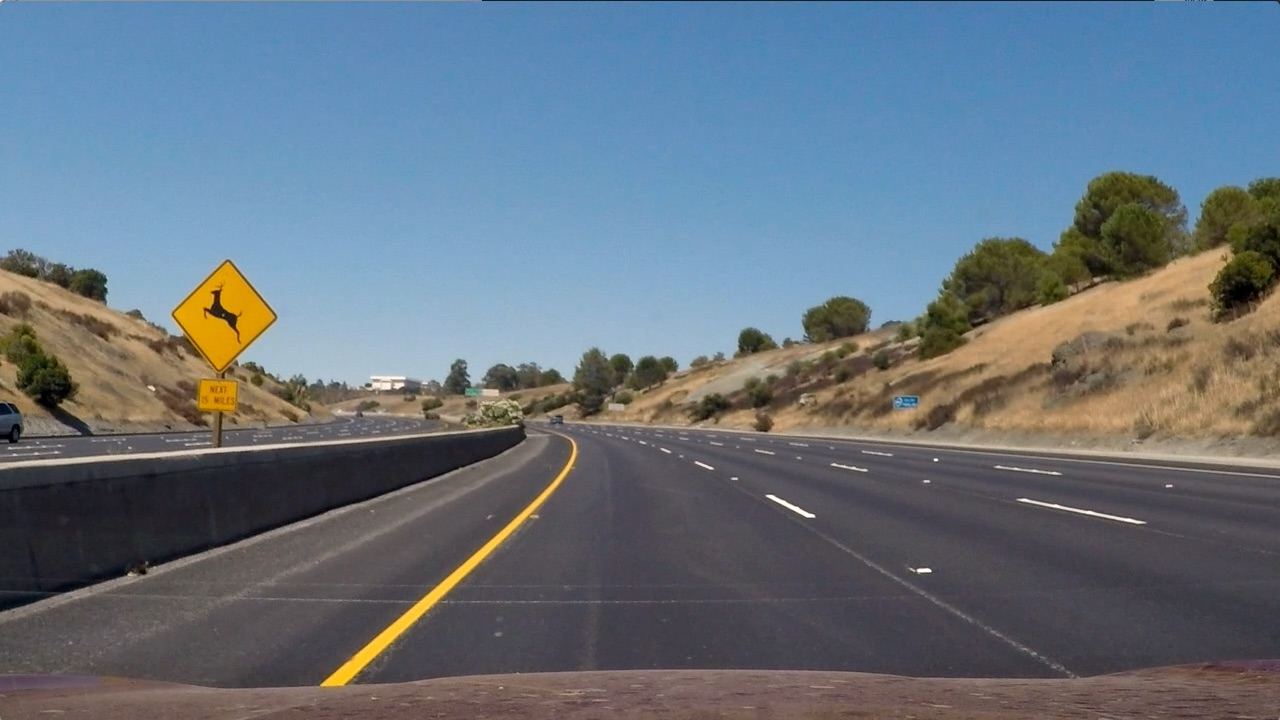
#> input picture Advanced-lane-detection/test_images/test2.jpg, 1280 x 720 px
$ jupyter execute --allow-errors Advanced-lane-detection.ipynb   (shell and % lines are left out)   (older library calls are emulated)
#> lines starting #> are read from the running program, lines starting #| are printed output that depends on the picture; after the words box and inside, x2 and y2 are one past the last pixel; in counts of white or black regions, pixels touching at a corner belong together
<h1>Advanced lane detection exploration steps:</h1>

* Obtain correction matrix for lense distortion

* Convert images to HLS format and extract S channel data

* Get bird eye view of lanes

* Apply sobel filters to get edge detection

* Apply thresholds in differential output - i.e. threshold against magnitude and direction

* Use histogram data to detect left and right lanes and draw 2nd order polynomial line

* Find centrepoint of polynomial line

* Augment data with line data

[cell 1]
#STEP 1: Obtain correction matrix for lense detection,
# Code taken from https://github.com/udacity/CarND-Advanced-Lane-Lines/examples
import matplotlib.pyplot as plt
import matplotlib.image as mpimg
import numpy as np
import cv2

from IPython.display import Image
from IPython.display import display
import math
import glob
import pickle


def corner_details():
    # prepare object points, like (0,0,0), (1,0,0), (2,0,0) ....,(6,5,0)
    objp = np.zeros((6*9,3), np.float32)
    objp[:,:2] = np.mgrid[0:9,0:6].T.reshape(-1,2)

    # Arrays to store object points and image points from all the images.
    objpoints = [] # 3d points in real world space
    imgpoints = [] # 2d points in image plane.

    # Make a list of calibration images
    images = glob.glob('camera_cal/calibration*.jpg')
    gray = ''
    # Step through the list and search for chessboard corners
    for fname in images:
        img = cv2.imread(fname)
        gray = cv2.cvtColor(img,cv2.COLOR_BGR2GRAY)

        # Find the chessboard corners
        ret, corners = cv2.findChessboardCorners(gray, (9,6),None)

        # If found, add object points, image points
        if ret == True:
            objpoints.append(objp)
            imgpoints.append(corners)

    ret, mtx, dist, rvecs, tvecs = cv2.calibrateCamera(objpoints, imgpoints, gray.shape[::-1],None,None)

    # Save the camera calibration result for later use (we won't worry about rvecs / tvecs)
    dist_pickle = {}
    dist_pickle["mtx"] = mtx
    dist_pickle["dist"] = dist
    pickle.dump(dist_pickle, open( "camera_calibration_result.p", "wb" ))

def cal_undistort(img, mtx, dist):
    # Use cv2.calibrateCamera and cv2.undistort()
    undist = cv2.undistort(img, mtx, dist, None, mtx)
    return undist

[cell 2]
with open("camera_calibration_result.p", mode='rb') as f:
#> (reads Advanced-lane-detection/camera_calibration_result.p from the repository)
    camera_calib = pickle.load(f)
mtx = camera_calib["mtx"]
dist = camera_calib["dist"]

[cell 3]
#Undistort test image
# Test undistortion on an image
img = cv2.imread('camera_cal/calibration3.jpg')

#> (the rest of this cell did not finish here and is left out)

[cell 4]
#Applying function to test images
img = cv2.imread('test_images/test2.jpg')
#> img is the input picture: shape (720, 1280, 3); mean B, G, R 125.5, 114.6, 102.8

img = cv2.cvtColor(img,cv2.COLOR_BGR2RGB)

dst = cal_undistort(img, mtx, dist)
# Visualize undistortion
#> (the rest of this cell did not finish here and is left out)

[cell 5]
# Define a function that takes an image, number of x and y points,
# camera matrix and distortion coefficients

def corners_unwarp_birds_eye_view(img, mtx, dist):
    # Use the OpenCV undistort() function to remove distortion
    src = np.float32(
    [[120, 720],
     [550, 470],
     [700, 470],
     [1160, 720]])

    dst = np.float32(
    [[200,720],
     [200,0],
     [1080,0],
     [1080,720]])

    undist = cal_undistort(img, mtx, dist)
    # Convert undistorted image to grayscale
    gray = img
    if len(np.asarray(img))==2:
        gray = cv2.cvtColor(undist, cv2.COLOR_BGR2GRAY)

    img_size = gray.shape

    # Given src and dst points, calculate the perspective transform matrix
    M = cv2.getPerspectiveTransform(src, dst)

    # Warp the image using OpenCV warpPerspective()
    warped = cv2.warpPerspective(undist, M, (img_size[1], img_size[0]), flags=cv2.INTER_LINEAR)
    # Return the resulting image
    return warped

[cell 6]
#Example of perpective transform:
#Applying function to test images
src = np.float32(
    [[120, 720],
     [550, 470],
     [700, 470],
     [1160, 720]])

dst = np.float32(
    [[200,720],
     [200,0],
     [1080,0],
     [1080,720]])

img = cv2.imread('test_images/test2.jpg')

img = cv2.cvtColor(img,cv2.COLOR_BGR2RGB)

dst = corners_unwarp_birds_eye_view(img, mtx, dist)
# Visualize undistortion
#> (the rest of this cell did not finish here and is left out)

[cell 7]
#Image filters
def abs_sobel_thresh(img, orient='x', sobel_kernel=3, thresh=(0,255)):
    #Convert to grayscale if given gray scale image
    gray = img
    if len(img.shape) ==3:
        gray = cv2.cvtColor(img, cv2.COLOR_BGR2GRAY)

    #plt.imshow(gray)
    # Apply x or y gradient with the OpenCV Sobel() function
    # and take the absolute value
    if orient == 'x':
        abs_sobel = np.absolute(cv2.Sobel(gray, cv2.CV_64F, 1, 0, ksize=sobel_kernel))
    if orient == 'y':
        abs_sobel = np.absolute(cv2.Sobel(gray, cv2.CV_64F, 0, 1, ksize=sobel_kernel))

    abs_sobel = np.absolute(abs_sobel)
    abs_sobel = np.uint8(255*abs_sobel/np.max(abs_sobel))

    binary_output = np.zeros_like(abs_sobel)
    # Inclusive (>=, <=) thresholds, but exclusive is ok too
    binary_output[(abs_sobel >= thresh[0]) & (abs_sobel <=thresh[1])] = 1

    #plt.imshow(scaled_sobel, cmap ='gray')
    return binary_output

def dir_threshold(img, sobel_kernel=3, thresh=(0, np.pi/4)):
    # Grayscale
    #Convert to grayscale if given gray scale image
    gray = img
    if len(img.shape) ==3:
        gray = cv2.cvtColor(img, cv2.COLOR_BGR2GRAY)

    # Calculate the x and y gradients
    sobelx = cv2.Sobel(gray, cv2.CV_64F, 1, 0, ksize=sobel_kernel)
    sobely = cv2.Sobel(gray, cv2.CV_64F, 0, 1, ksize=sobel_kernel)
    # Take the absolute value of the gradient direction,
    # apply a threshold, and create a binary image result
    absgraddir = np.arctan2(np.absolute(sobely), np.absolute(sobelx))
    binary_output =  np.zeros_like(absgraddir)
    binary_output[(absgraddir >= thresh[0]) & (absgraddir <= thresh[1])] = 1
    # Return the binary image
    #plt.imshow(binary_output, cmap ='gray')
    return binary_output

def mag_thresh(img, sobel_kernel=3, mag_thresh=(10, 255)):
    # Convert to grayscale
    #Convert to grayscale if given gray scale image
    gray = img
    if len(img.shape) ==3:
        gray = cv2.cvtColor(img, cv2.COLOR_BGR2GRAY)
    # Take both Sobel x and y gradients
    sobelx = cv2.Sobel(gray, cv2.CV_64F, 1, 0, ksize=sobel_kernel)
    sobely = cv2.Sobel(gray, cv2.CV_64F, 0, 1, ksize=sobel_kernel)
    # Calculate the gradient magnitude
    gradmag = np.sqrt(sobelx**2 + sobely**2)
    gradmag = np.uint8(gradmag*255/np.max(gradmag))

    binary_output = np.zeros_like(gradmag)
    binary_output[(gradmag >= mag_thresh[0]) & (gradmag <= mag_thresh[1])] = 1
    #Rescale to 8 bit
    scale_factor = np.max(binary_output)/255
    gradmag = (binary_output/scale_factor).astype(np.uint8)
    #plt.imshow(gradmag, cmap ='gray')
    return gradmag

def combined_filters(image, ksize = 3):
    # Apply each of the thresholding functions
    gradx = abs_sobel_thresh(image, orient='x', sobel_kernel=5, thresh=(50, 200))
    grady = abs_sobel_thresh(image, orient='y', sobel_kernel=5, thresh=(50, 200))
    mag_binary = mag_thresh(image, sobel_kernel=ksize, mag_thresh=(20,150))
    dir_binary = dir_threshold(image, sobel_kernel=ksize, thresh=(.6,1.1))
    combined = np.zeros_like(dir_binary)
    #Find absolute value
    combined[((gradx != 0) & (grady != 0)) | ((mag_binary != 0) & (dir_binary != 0))] = 1
    return combined

def gaussian_blur(img, kernel=5):
    # Apply Gaussian Blur
    blur = cv2.GaussianBlur(img,(kernel,kernel),0)
    return blur

[cell 8]
#Test Sobel filters and color filters
test_img = cv2.imread('test_images/test5.jpg')
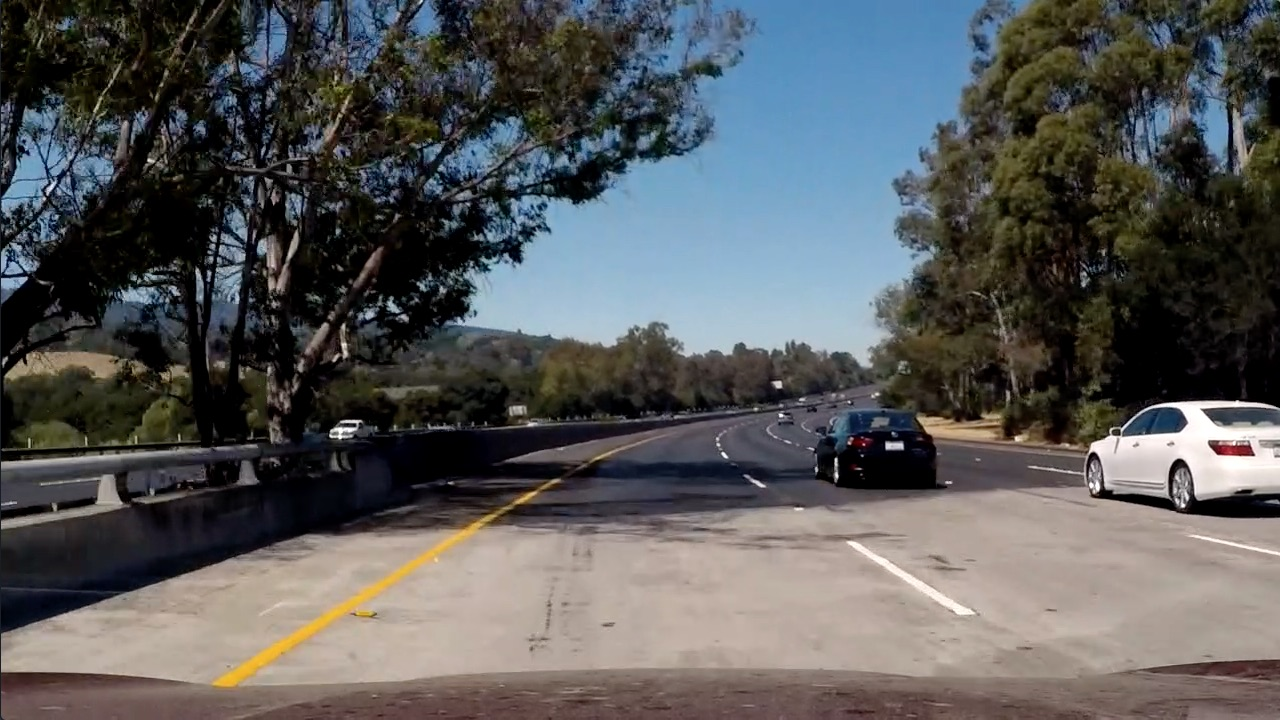
#> input picture Advanced-lane-detection/test_images/test5.jpg, 1280 x 720 px
#> test_img is the input picture: shape (720, 1280, 3); mean B, G, R 89.8, 89.3, 88.5
img2 =  combined_filters(test_img)
#> in combined_filters, `gradx = abs_sobel_thresh(image, orient='x', sobel_kernel=5, thresh=(50..`:
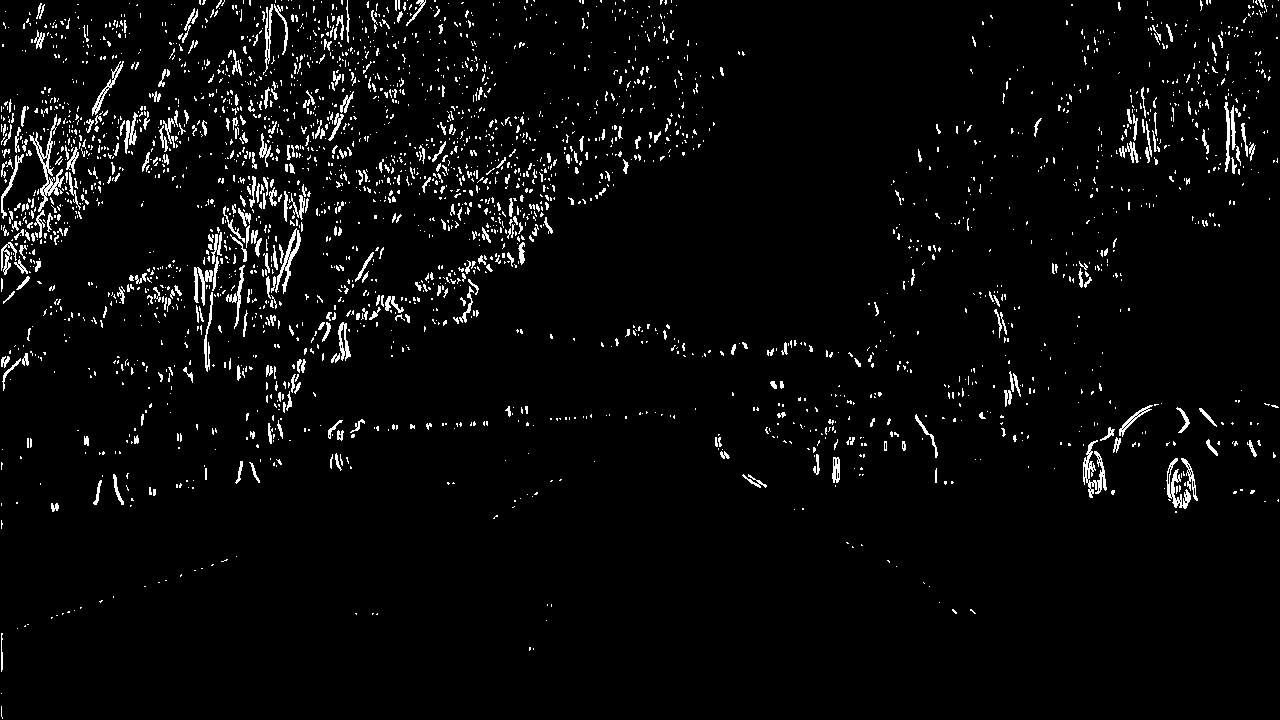
#> gradx: shape (720, 1280); values 0 (black) and 1 (white), 3.7% white in thin lines or dots
#> in combined_filters, `mag_binary = mag_thresh(image, sobel_kernel=ksize, mag_thresh=(20,150))`: mag_binary: shape (720, 1280); 21.8% white; 2511 white regions (2068 under 20 px), largest, box (x1, y1, x2, y2) and area: (0, 0, 950, 541) 100771, (317, 353, 1280, 520) 20606, (1106, 0, 1280, 200) 12156
#> in combined_filters, `dir_binary = dir_threshold(image, sobel_kernel=ksize, thresh=(.6,1.1))`:
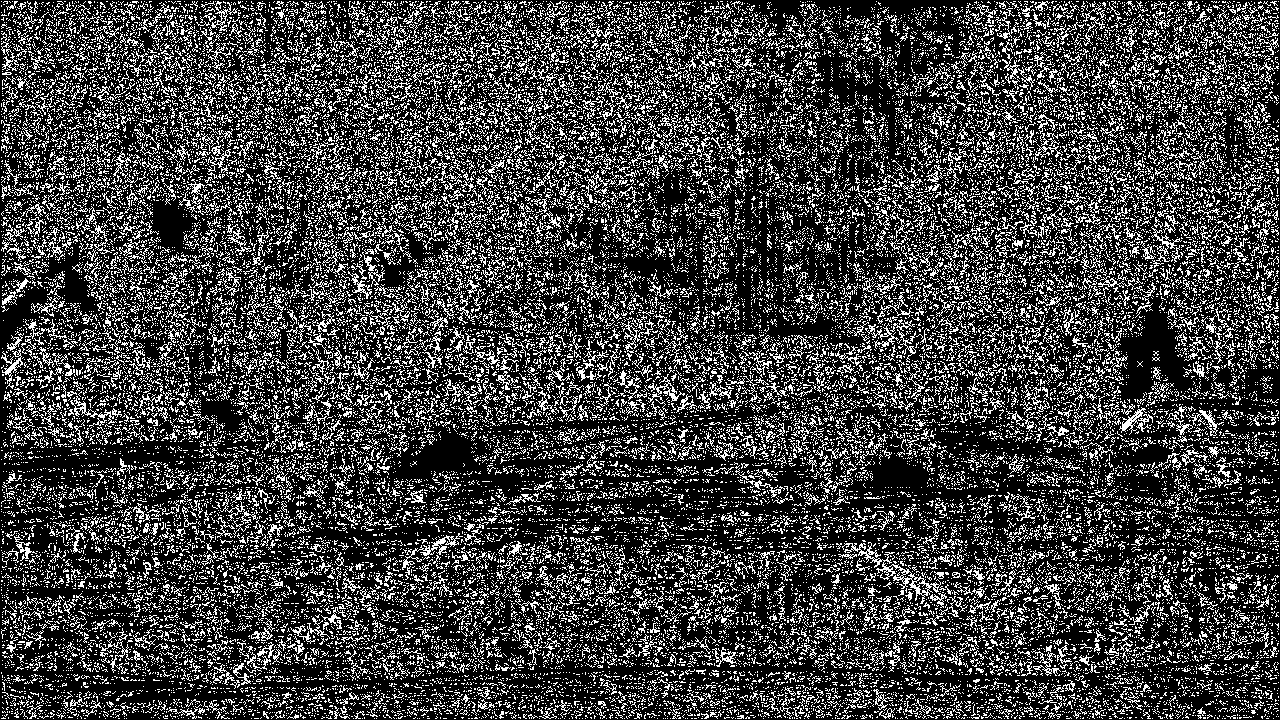
#> dir_binary: shape (720, 1280) float64; values 0 (black) and 1 (white), 24.9% white in thin lines or dots
#> img2: shape (720, 1280) float64; values 0 (black) and 1 (white), 5.3% white in thin lines or dots
plt.imshow(img2, cmap ='gray')
#> (this line was passed over: IPython is not available in this run)
plt.axis("off")
#> (this line was passed over: IPython is not available in this run)
plt.savefig('output_images/sobel_filter_images.png')
#> (this line was passed over: IPython is not available in this run)

[cell 9]
#Undistort and view image
image = cv2.imread('test_images/test5.jpg')
image_ud = cal_undistort(image, mtx, dist)
#> in cal_undistort (call 4), `undist = cv2.undistort(img, mtx, dist, None, mtx)`:
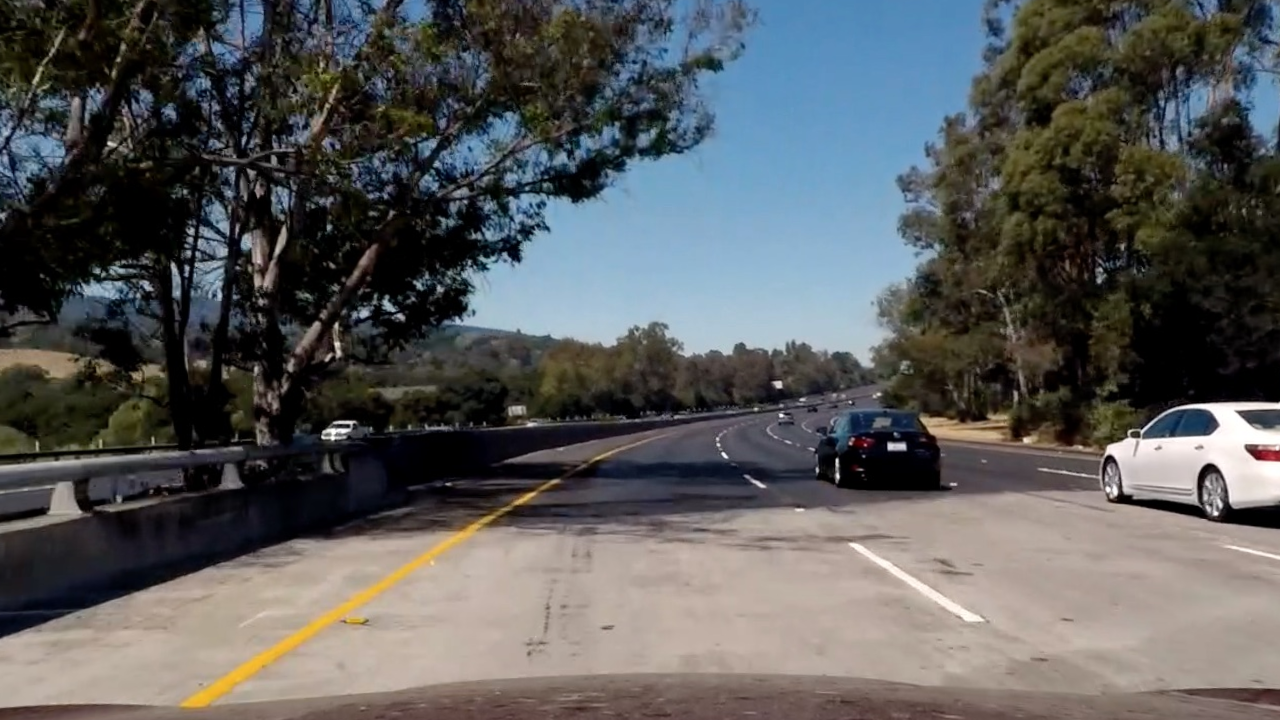
#> undist: shape (720, 1280, 3); mean B, G, R 90.7, 90.6, 89.7
plt.figure(figsize=(10,2))
#> (this line was passed over: IPython is not available in this run)
plt.subplot(1,3,1)
#> (this line was passed over: IPython is not available in this run)
plt.imshow(image)
#> (this line was passed over: IPython is not available in this run)
plt.axis('off');
#> (this line was passed over: IPython is not available in this run)
